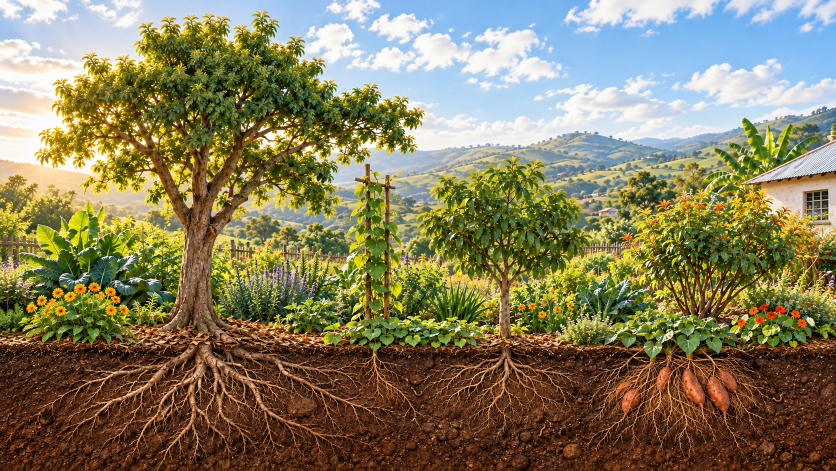
#> input picture docs/media/studies-animation-quality/forest-layers/source.png, 1672 x 941 px (shown at 1/2 size)
$ python render-food-forest-l1-still.py
#> lines starting #> are read from the running program, lines starting #| are printed output that depends on the picture
#!/usr/bin/env python3
"""Recompose Food Forest Design L1's seven-layer still for phone readability.

Uses the existing reviewed cutaway artwork and the existing seven narrated layer
names. This renders one static JPEG; it does not make or register a movie.
"""
from pathlib import Path
import argparse

from PIL import Image, ImageDraw, ImageFont

ROOT = Path(__file__).resolve().parents[3]
SOURCE = ROOT / 'docs/media/studies-animation-quality/forest-layers/source.png'
DEFAULT_OUT = ROOT / 'public/course-decks/food-forest/en/slide-05.jpg'
LAYERS = (
    'Tall canopy',
    'Smaller trees',
    'Woody shrubs',
    'Herbaceous plants',
    'Ground cover',
    'Root crops',
    'Climbers',
)


def load_font(size: int, bold: bool = False) -> ImageFont.FreeTypeFont:
    candidates = [
        '/System/Library/Fonts/Supplemental/Arial Bold.ttf' if bold else '/System/Library/Fonts/Supplemental/Arial.ttf',
        '/Library/Fonts/Arial Bold.ttf' if bold else '/Library/Fonts/Arial.ttf',
        '/usr/share/fonts/truetype/dejavu/DejaVuSans-Bold.ttf' if bold else '/usr/share/fonts/truetype/dejavu/DejaVuSans.ttf',
    ]
    for candidate in candidates:
        if Path(candidate).exists():
            return ImageFont.truetype(candidate, size)
    raise FileNotFoundError('Arial or DejaVu Sans is required to render this still')


def render(output: Path) -> None:
    width, height = 1600, 900
    art_width = 760
    panel_x = 800
    paper = (248, 245, 233)
    ink = (25, 54, 39)
    muted = (74, 92, 75)
    accent = (172, 117, 42)
    rule = (218, 216, 198)

    source = Image.open(SOURCE).convert('RGB')
#> source is the input picture: PIL image 1672x941 RGB; mean R, G, B 132.6, 124.9, 90.7
    art_height = round(source.height * art_width / source.width)
#> art_height = 428
    art = source.resize((art_width, art_height), Image.Resampling.LANCZOS)
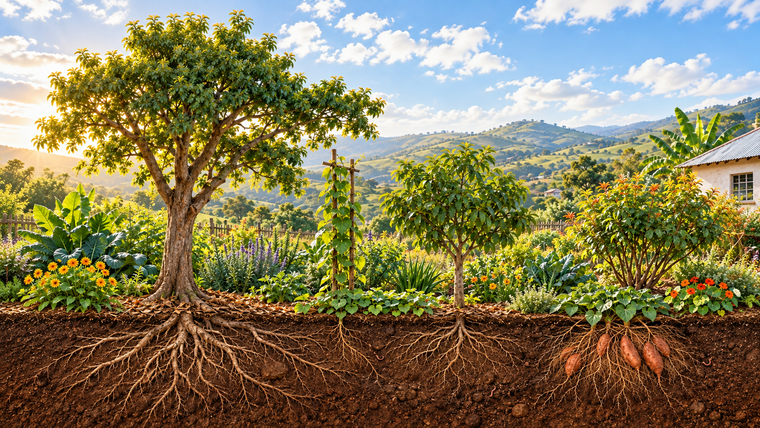
#> art: PIL image 760x428 RGB; mean R, G, B 132.6, 124.9, 90.8
    canvas = Image.new('RGB', (width, height), paper)
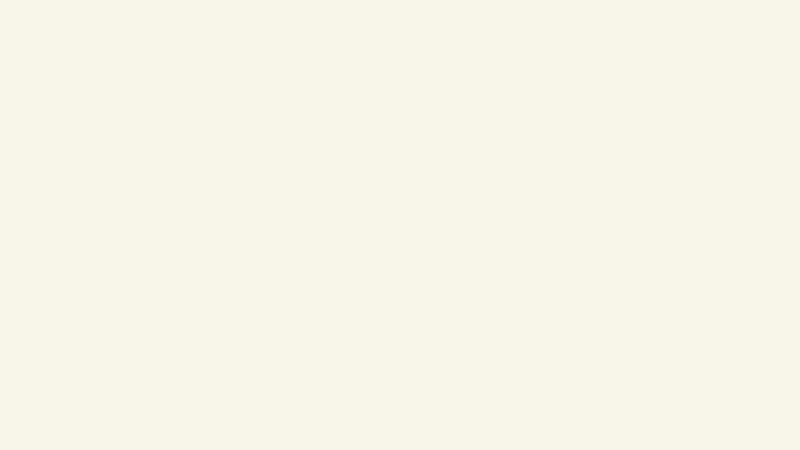
#> canvas: PIL image 1600x900 RGB (shown at 1/2 size); mean R, G, B 248, 245, 233
    canvas.paste(art, (20, (height - art_height) // 2))
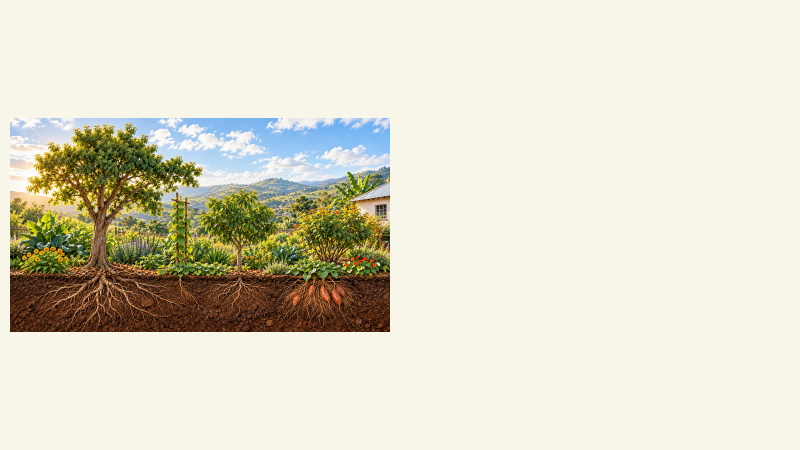
#> canvas: PIL image 1600x900 RGB (shown at 1/2 size); mean R, G, B 221.9, 217.9, 200.9
    draw = ImageDraw.Draw(canvas)

    title_font = load_font(52, bold=True)
    label_font = load_font(60, bold=True)
    small_font = load_font(31)
    draw.text((panel_x, 54), 'SEVEN PLANTING LAYERS', font=title_font, fill=ink)
    draw.rounded_rectangle((panel_x, 126, panel_x + 112, 134), radius=4, fill=accent)

    row_top, row_height = 158, 91
    for index, label in enumerate(LAYERS, start=1):
        y = row_top + (index - 1) * row_height
        center_y = y + row_height // 2
        radius = 29
        draw.ellipse((panel_x, center_y - radius, panel_x + 2 * radius, center_y + radius), fill=ink)
        number = str(index)
        box = draw.textbbox((0, 0), number, font=small_font)
        tx = panel_x + radius - (box[2] - box[0]) / 2
        ty = center_y - (box[3] - box[1]) / 2 - box[1]
        draw.text((tx, ty), number, font=small_font, fill=(255, 253, 246))
        draw.text((panel_x + 82, y + 9), label, font=label_font, fill=ink)
        if index < len(LAYERS):
            draw.line((panel_x + 82, y + row_height - 2, width - 36, y + row_height - 2), fill=rule, width=2)
#> this loop made 7 passes
#> ty on passes 1 to 7: 185.5, 276.5, 367.5, 458.5, 549.5, 640.5, 731.5

    footer_y = row_top + len(LAYERS) * row_height + 8
    draw.text((panel_x, footer_y), 'CONCEPT CUTAWAY · HEIGHTS AND SPACING', font=small_font, fill=muted)
    draw.text((panel_x, footer_y + 38), 'DEPEND ON THE SITE', font=small_font, fill=muted)
    output.parent.mkdir(parents=True, exist_ok=True)
    canvas.save(output, 'JPEG', quality=91, optimize=True, progressive=True)
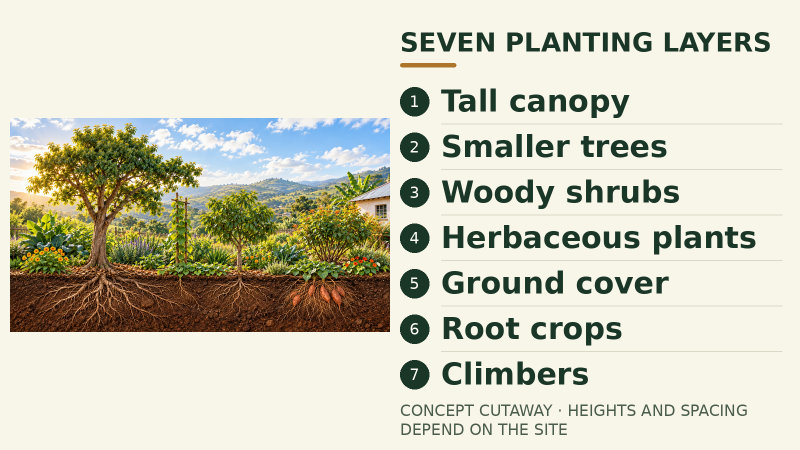
#> saved as slide-05.jpg: PIL image 1600x900 RGB (shown at 1/2 size); mean R, G, B 206.9, 204.9, 187.7


if __name__ == '__main__':
    parser = argparse.ArgumentParser()
    parser.add_argument('--out', type=Path, default=DEFAULT_OUT)
    render(parser.parse_args().out)

$ run again, with docs/media/studies-animation-quality/forest-layers/review-00.jpg saved as docs/media/studies-animation-quality/forest-layers/source.png
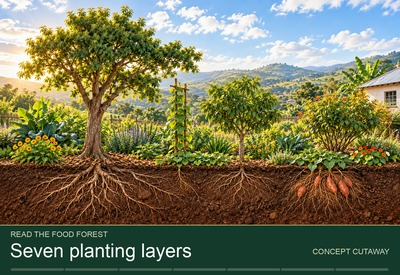
#> input picture docs/media/studies-animation-quality/forest-layers/review-00.jpg, 400 x 275 px
#> in render, source is the input picture: PIL image 400x275 RGB; mean R, G, B 115, 115.2, 85.1
#> in render, `canvas.paste(art, (20, (height - art_height) // 2))`:
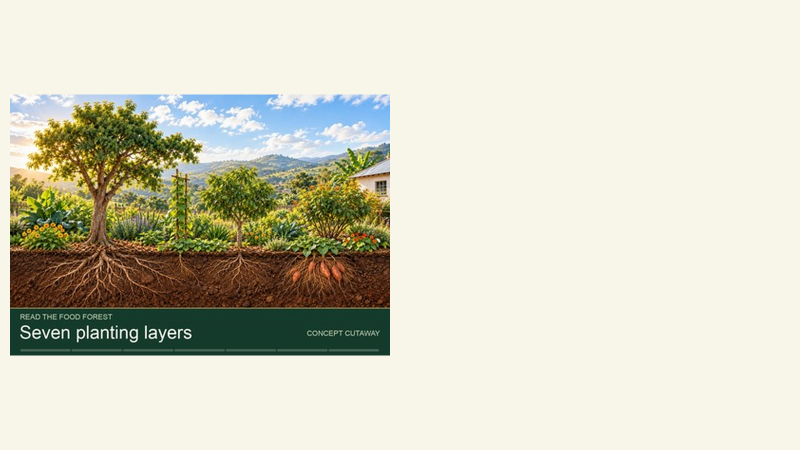
#> canvas: PIL image 1600x900 RGB (shown at 1/2 size); mean R, G, B 211.4, 209.2, 192.3
#> the loop in render, `for index, label in enumerate(LAYERS, start=1):` made 7 passes
#> ty on passes 1 to 7: 185.5, 276.5, 367.5, 458.5, 549.5, 640.5, 731.5
#> in render, `canvas.save(output, 'JPEG', quality=91, optimize=True, progressive=True)`:
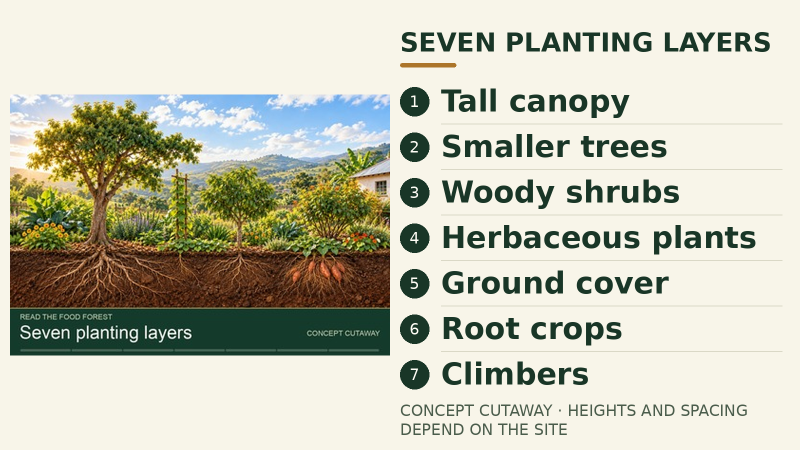
#> saved as slide-05.jpg: PIL image 1600x900 RGB (shown at 1/2 size); mean R, G, B 196.3, 196.3, 179.1

$ run again, with docs/media/studies-animation-quality/forest-layers/review-01.jpg saved as docs/media/studies-animation-quality/forest-layers/source.png
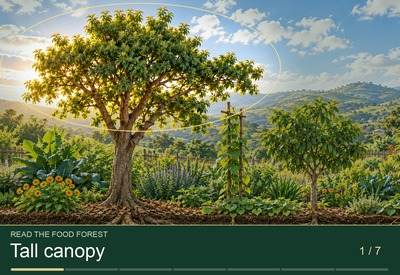
#> input picture docs/media/studies-animation-quality/forest-layers/review-01.jpg, 400 x 275 px
#> in render, source is the input picture: PIL image 400x275 RGB; mean R, G, B 104.2, 115.3, 83.6
#> in render, `canvas.paste(art, (20, (height - art_height) // 2))`:
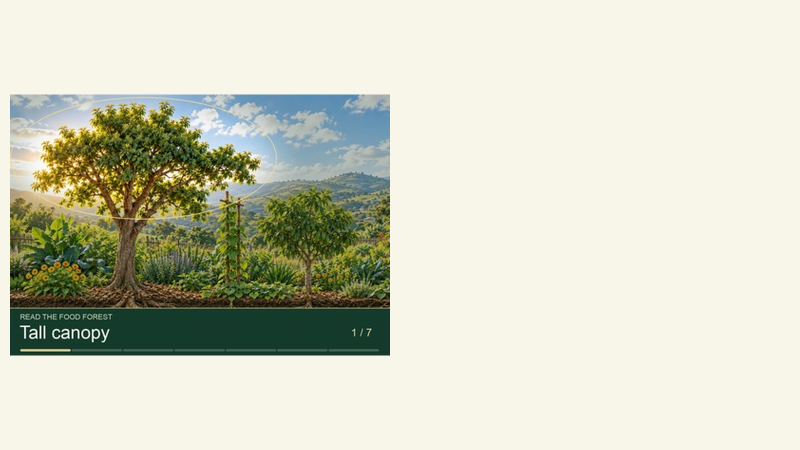
#> canvas: PIL image 1600x900 RGB (shown at 1/2 size); mean R, G, B 208.4, 209.3, 191.9
#> the loop in render, `for index, label in enumerate(LAYERS, start=1):` made 7 passes
#> ty on passes 1 to 7: 185.5, 276.5, 367.5, 458.5, 549.5, 640.5, 731.5
#> in render, `canvas.save(output, 'JPEG', quality=91, optimize=True, progressive=True)`:
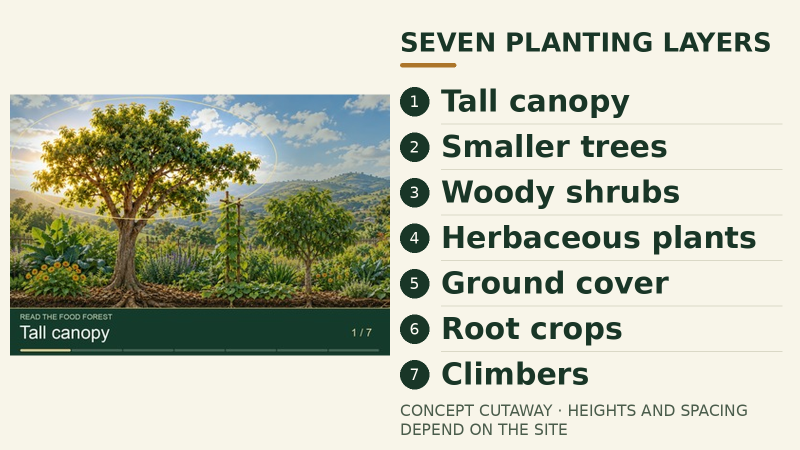
#> saved as slide-05.jpg: PIL image 1600x900 RGB (shown at 1/2 size); mean R, G, B 193.4, 196.3, 178.6

$ run again, with docs/media/studies-animation-quality/forest-layers/review-02.jpg saved as docs/media/studies-animation-quality/forest-layers/source.png
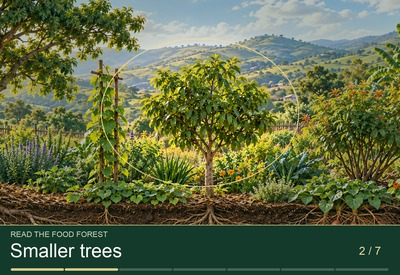
#> input picture docs/media/studies-animation-quality/forest-layers/review-02.jpg, 400 x 275 px
#> in render, source is the input picture: PIL image 400x275 RGB; mean R, G, B 94.2, 105.2, 68.8
#> in render, `canvas.paste(art, (20, (height - art_height) // 2))`:
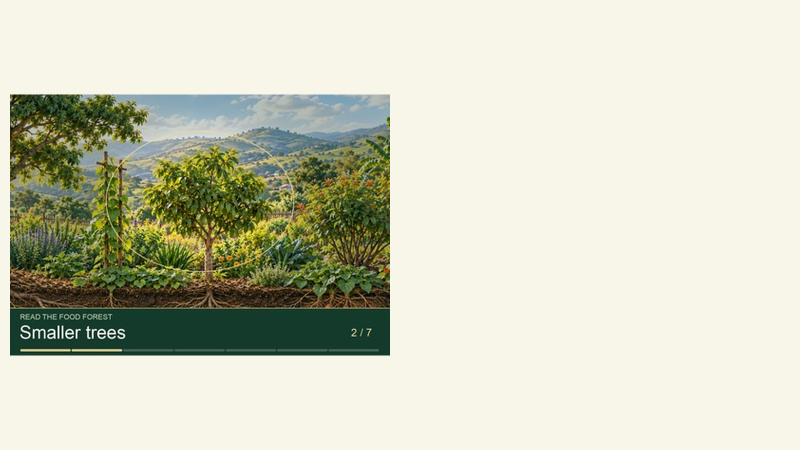
#> canvas: PIL image 1600x900 RGB (shown at 1/2 size); mean R, G, B 205.6, 206.5, 187.8
#> the loop in render, `for index, label in enumerate(LAYERS, start=1):` made 7 passes
#> ty on passes 1 to 7: 185.5, 276.5, 367.5, 458.5, 549.5, 640.5, 731.5
#> in render, `canvas.save(output, 'JPEG', quality=91, optimize=True, progressive=True)`:
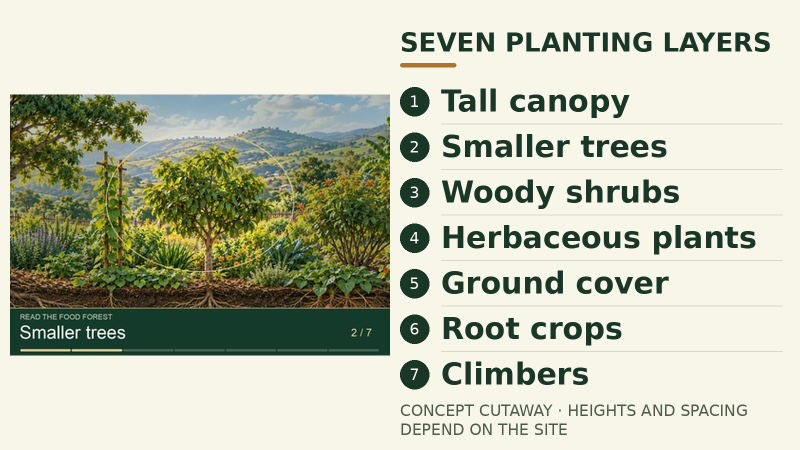
#> saved as slide-05.jpg: PIL image 1600x900 RGB (shown at 1/2 size); mean R, G, B 190.6, 193.5, 174.6
